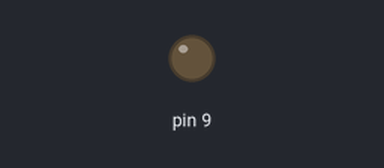
Bench run of a sketch on a simulated Arduino Uno, built with avr-gcc and run on an emulated ATmega328P. On the bench: output pins drawn as LEDs (lit = HIGH).

Above: at 2.0 s.
At 5.5 s:
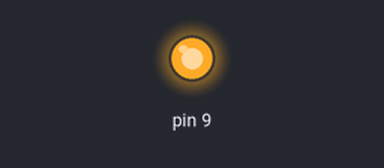
Timing chart, 0 to 9.1 s (numbered marks = the images above):
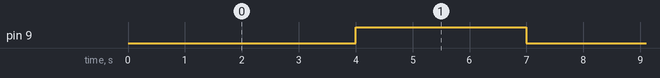

Measured:
- by itself, pin 9: alternates HIGH for 3.0 s and LOW for 4.0 s

The sketch:

Small_Fan2.ino
```cpp
/*
 * File name: Small_Fan2
 * Function: Small_Fan rotates 2
 * Compiling IDE: ARDUINO 2.3.2
 * Author: https://www.keyestudio.com/
*/
void setup() {
  // Initialize digital pin 9 to output
  pinMode(9, OUTPUT);
}

void loop() {
  digitalWrite(9, LOW);   // turn on motor (LOW)
  delay(4000);              // Delay 4s
  digitalWrite(9, HIGH);    // Turn the voltage up and turn off the motor
  delay(3000);              // Delay 3s
}
```
